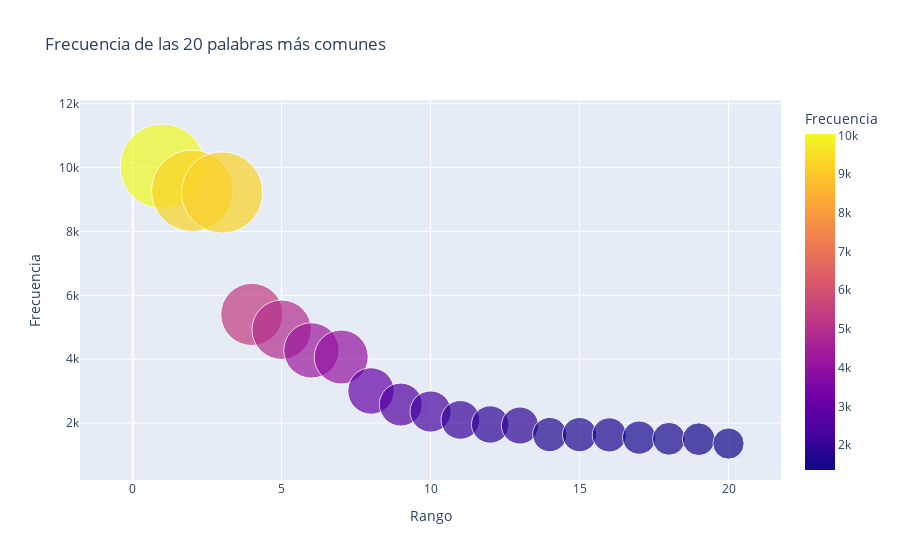

The notebook cell saved with this chart:
### Code cell
utils.interactive_word_plot(Counter(text2), top_n=20)

### Figure 1 — Plotly figure (JSON) as saved in the notebook; plotly's stock layout.template omitted (floating-point values rounded to 4 significant figures)
{"data": [{"hovertemplate": "<b>%{hovertext}</b><br>Rango: %{x}<br>Frecuencia: %{y}", "hovertext": ["que", "de", "y", "la", "a", "el", "en", "no", "los", "se", "con", "las", "por", "es", "lo", "le", "don", "su", "Sancho", "Quijote"], "legendgroup": "", "marker": {"color": [10035, 9272, 9219, 5402, 4922, 4275, 4068, 3005, 2579, 2361, 2098, 1955, 1922, 1639, 1638, 1629, 1544, 1507, 1494, 1358], "coloraxis": "coloraxis", "opacity": 0.7, "size": [10035, 9272, 9219, 5402, 4922, 4275, 4068, 3005, 2579, 2361, 2098, 1955, 1922, 1639, 1638, 1629, 1544, 1507, 1494, 1358], "sizemode": "area", "sizeref": 2.788, "symbol": "circle"}, "mode": "markers", "name": "", "orientation": "v", "showlegend": false, "type": "scatter", "x": [1, 2, 3, 4, 5, 6, 7, 8, 9, 10, 11, 12, 13, 14, 15, 16, 17, 18, 19, 20], "xaxis": "x", "y": [10035, 9272, 9219, 5402, 4922, 4275, 4068, 3005, 2579, 2361, 2098, 1955, 1922, 1639, 1638, 1629, 1544, 1507, 1494, 1358], "yaxis": "y"}], "layout": {"coloraxis": {"colorbar": {"title": {"text": "Frecuencia"}}, "colorscale": [[0, "#0d0887"], [0.1111, "#46039f"], [0.2222, "#7201a8"], [0.3333, "#9c179e"], [0.4444, "#bd3786"], [0.5556, "#d8576b"], [0.6667, "#ed7953"], [0.7778, "#fb9f3a"], [0.8889, "#fdca26"], [1, "#f0f921"]]}, "legend": {"itemsizing": "constant", "tracegroupgap": 0}, "title": {"text": "Frecuencia de las 20 palabras más comunes"}, "xaxis": {"anchor": "y", "domain": [0, 1], "title": {"text": "Rango"}}, "yaxis": {"anchor": "x", "domain": [0, 1], "title": {"text": "Frecuencia"}}}}
